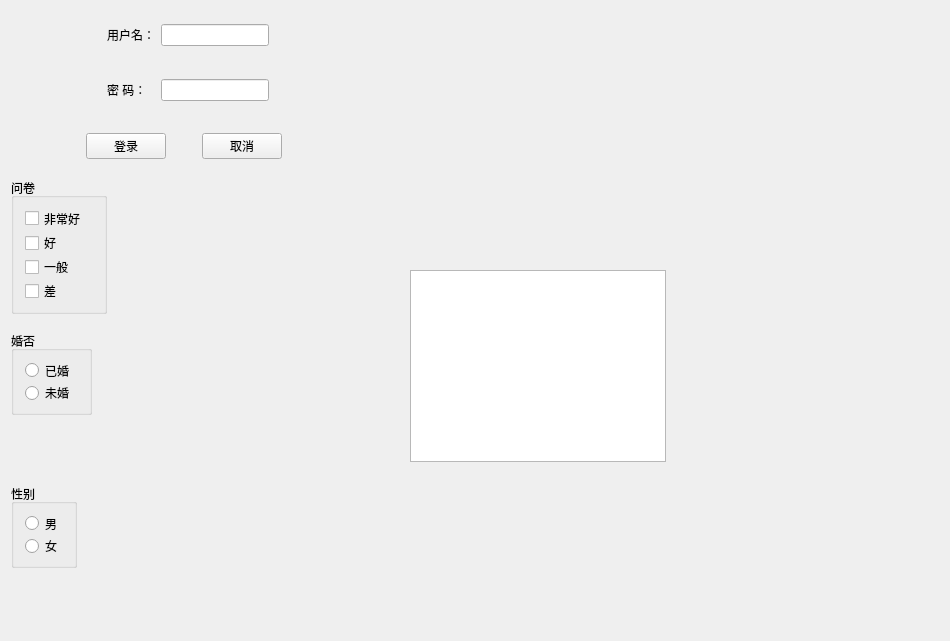
<?xml version="1.0" encoding="UTF-8"?>
<ui version="4.0">
 <class>MainWindow</class>
 <widget class="QMainWindow" name="MainWindow">
  <property name="geometry">
   <rect>
    <x>0</x>
    <y>0</y>
    <width>950</width>
    <height>641</height>
   </rect>
  </property>
  <property name="minimumSize">
   <size>
    <width>0</width>
    <height>0</height>
   </size>
  </property>
  <property name="maximumSize">
   <size>
    <width>10000</width>
    <height>10000</height>
   </size>
  </property>
  <property name="windowTitle">
   <string>登录窗口</string>
  </property>
  <widget class="QWidget" name="centralWidget">
   <widget class="QGroupBox" name="groupBox">
    <property name="geometry">
     <rect>
      <x>11</x>
      <y>484</y>
      <width>66</width>
      <height>84</height>
     </rect>
    </property>
    <property name="title">
     <string>性别</string>
    </property>
    <layout class="QVBoxLayout" name="verticalLayout_2">
     <item>
      <widget class="QRadioButton" name="rButtonMan">
       <property name="text">
        <string>男</string>
       </property>
      </widget>
     </item>
     <item>
      <widget class="QRadioButton" name="rButtonWeman">
       <property name="text">
        <string>女</string>
       </property>
      </widget>
     </item>
    </layout>
   </widget>
   <widget class="QGroupBox" name="groupBox_2">
    <property name="geometry">
     <rect>
      <x>11</x>
      <y>331</y>
      <width>81</width>
      <height>84</height>
     </rect>
    </property>
    <property name="title">
     <string>婚否</string>
    </property>
    <layout class="QVBoxLayout" name="verticalLayout">
     <item>
      <widget class="QRadioButton" name="radioButton">
       <property name="text">
        <string>已婚</string>
       </property>
      </widget>
     </item>
     <item>
      <widget class="QRadioButton" name="radioButton_2">
       <property name="text">
        <string>未婚</string>
       </property>
      </widget>
     </item>
    </layout>
   </widget>
   <widget class="QGroupBox" name="groupBox_3">
    <property name="geometry">
     <rect>
      <x>11</x>
      <y>178</y>
      <width>96</width>
      <height>136</height>
     </rect>
    </property>
    <property name="title">
     <string>问卷</string>
    </property>
    <layout class="QVBoxLayout" name="verticalLayout_3">
     <item>
      <widget class="QCheckBox" name="checkBox">
       <property name="text">
        <string>非常好</string>
       </property>
      </widget>
     </item>
     <item>
      <widget class="QCheckBox" name="checkBox_2">
       <property name="text">
        <string>好</string>
       </property>
      </widget>
     </item>
     <item>
      <widget class="QCheckBox" name="checkBox_3">
       <property name="text">
        <string>一般</string>
       </property>
      </widget>
     </item>
     <item>
      <widget class="QCheckBox" name="cBox">
       <property name="text">
        <string>差</string>
       </property>
      </widget>
     </item>
    </layout>
   </widget>
   <widget class="QWidget" name="widget" native="true">
    <property name="geometry">
     <rect>
      <x>11</x>
      <y>11</y>
      <width>354</width>
      <height>103</height>
     </rect>
    </property>
    <property name="sizePolicy">
     <sizepolicy hsizetype="Preferred" vsizetype="Fixed">
      <horstretch>0</horstretch>
      <verstretch>0</verstretch>
     </sizepolicy>
    </property>
    <layout class="QGridLayout" name="gridLayout">
     <item row="0" column="3">
      <spacer name="horizontalSpacer_2">
       <property name="orientation">
        <enum>Qt::Horizontal</enum>
       </property>
       <property name="sizeHint" stdset="0">
        <size>
         <width>40</width>
         <height>20</height>
        </size>
       </property>
      </spacer>
     </item>
     <item row="0" column="2">
      <widget class="QLineEdit" name="lineEdit"/>
     </item>
     <item row="0" column="1">
      <widget class="QLabel" name="label">
       <property name="text">
        <string>用户名：</string>
       </property>
      </widget>
     </item>
     <item row="2" column="2">
      <widget class="QLineEdit" name="lineEdit_2">
       <property name="echoMode">
        <enum>QLineEdit::Password</enum>
       </property>
      </widget>
     </item>
     <item row="2" column="1">
      <widget class="QLabel" name="label_2">
       <property name="text">
        <string>密 码：</string>
       </property>
      </widget>
     </item>
     <item row="1" column="2">
      <spacer name="verticalSpacer">
       <property name="orientation">
        <enum>Qt::Vertical</enum>
       </property>
       <property name="sizeType">
        <enum>QSizePolicy::Fixed</enum>
       </property>
       <property name="sizeHint" stdset="0">
        <size>
         <width>20</width>
         <height>25</height>
        </size>
       </property>
      </spacer>
     </item>
     <item row="0" column="0">
      <spacer name="horizontalSpacer">
       <property name="orientation">
        <enum>Qt::Horizontal</enum>
       </property>
       <property name="sizeHint" stdset="0">
        <size>
         <width>40</width>
         <height>20</height>
        </size>
       </property>
      </spacer>
     </item>
    </layout>
   </widget>
   <widget class="QWidget" name="widget_3" native="true">
    <property name="geometry">
     <rect>
      <x>11</x>
      <y>121</y>
      <width>346</width>
      <height>50</height>
     </rect>
    </property>
    <property name="sizePolicy">
     <sizepolicy hsizetype="Preferred" vsizetype="Fixed">
      <horstretch>0</horstretch>
      <verstretch>0</verstretch>
     </sizepolicy>
    </property>
    <layout class="QHBoxLayout" name="horizontalLayout_2">
     <item>
      <spacer name="horizontalSpacer_6">
       <property name="orientation">
        <enum>Qt::Horizontal</enum>
       </property>
       <property name="sizeHint" stdset="0">
        <size>
         <width>40</width>
         <height>20</height>
        </size>
       </property>
      </spacer>
     </item>
     <item>
      <widget class="QPushButton" name="pushButton">
       <property name="text">
        <string>登录</string>
       </property>
      </widget>
     </item>
     <item>
      <spacer name="horizontalSpacer_5">
       <property name="orientation">
        <enum>Qt::Horizontal</enum>
       </property>
       <property name="sizeType">
        <enum>QSizePolicy::Fixed</enum>
       </property>
       <property name="sizeHint" stdset="0">
        <size>
         <width>30</width>
         <height>20</height>
        </size>
       </property>
      </spacer>
     </item>
     <item>
      <widget class="QPushButton" name="pushButton_2">
       <property name="text">
        <string>取消</string>
       </property>
      </widget>
     </item>
     <item>
      <spacer name="horizontalSpacer_7">
       <property name="orientation">
        <enum>Qt::Horizontal</enum>
       </property>
       <property name="sizeHint" stdset="0">
        <size>
         <width>40</width>
         <height>20</height>
        </size>
       </property>
      </spacer>
     </item>
    </layout>
   </widget>
   <widget class="QListWidget" name="listWidget">
    <property name="geometry">
     <rect>
      <x>410</x>
      <y>270</y>
      <width>256</width>
      <height>192</height>
     </rect>
    </property>
   </widget>
  </widget>
 </widget>
 <layoutdefault spacing="6" margin="11"/>
 <resources/>
 <connections/>
</ui>
